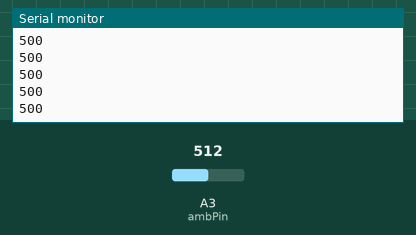
Simulated run of this sketch. Board: Arduino Uno, built with avr-gcc and run on an emulated ATmega328P. Parts: the last lines printed to the serial monitor. Inputs (shaded band) come from the test bench; at power-on: A3 (ambPin) = 512.

Above: at 1.2 s.
1.3 s: A3 (ambPin) set to 716
At 1.56 s:
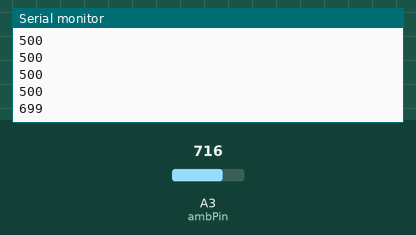
2.8 s: A3 (ambPin) set to 900
At 2.96 s:
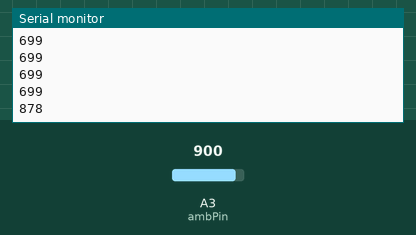
Timing chart, 0 to 5.8 s (numbered marks = the images above; inputs shaded):
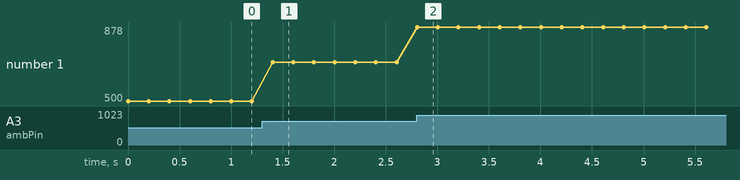

The sketch:

ambientLightSensorPoll.ino
```cpp
int ambPin = A3;

void setup() {
  pinMode(ambPin, INPUT);
  Serial.begin(9600); //9600 bps
}

void loop() {
  int ambVal = analogRead(ambPin) * 0.9765625; //basically sensor returns lux
  Serial.println(ambVal);
  delay(200); //200 ms delay
}
```

Measured:
- after the input at 1.3 s, the serial monitor: prints a new line after 0.10 s (image 1)
- after the input at 2.8 s, the serial monitor: prints a new line at once (image 2)
- plotted number 1: 500 → 699 after the input at 1.3 s, 699 → 878 after the input at 2.8 s
